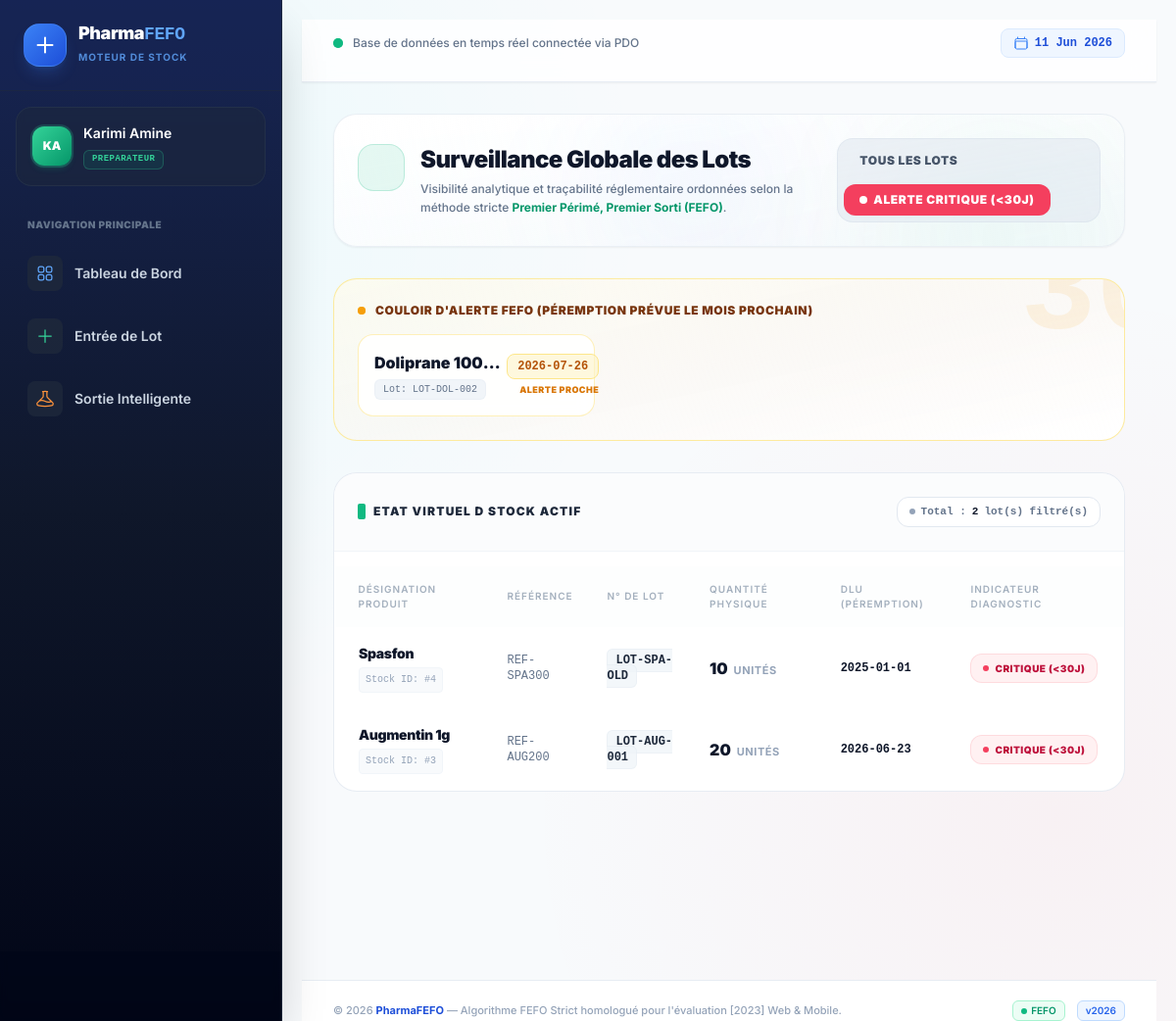
/index.php?action=dashboard&filter=ROUGE (signed in), run on the app's committed database.
### tables this page shows
CREATE TABLE lot_stocks (
    id INT AUTO_INCREMENT PRIMARY KEY,
    produit_id INT NOT NULL,
    numero_lot VARCHAR(100) NOT NULL,
    quantite INT NOT NULL,
    date_peremption DATE NOT NULL,
    statut ENUM('OK', 'WARNING', 'CRITICAL', 'EXPIRED') DEFAULT 'OK',
    CONSTRAINT FK_lot_produit FOREIGN KEY (produit_id) REFERENCES produits(id) ON DELETE CASCADE
);

CREATE TABLE produits (
    id INT AUTO_INCREMENT PRIMARY KEY,
    nom VARCHAR(150) NOT NULL,
    reference VARCHAR(100) UNIQUE NOT NULL,
    prix DECIMAL(10, 2) NOT NULL
);

### src/Controller/DashboardController.php (called while the page is built, shortened)
<?php
require_once __DIR__ . '/../Repository/StockBatchRepository.php';
class DashboardController {
    private StockBatchRepository $repo;
    public function __construct() {
        $this->repo = new StockBatchRepository();
    }
    public function index() {
        $filter = $_GET['filter'] ?? null;
        $rawLots = $this->repo->getDashboardLots($filter);
        $notifications = $this->repo->getNextMonthAlerts();
        $processedLots = [];
        $today = new DateTime();
        foreach ($rawLots as $l) {
            $dlu = new DateTime($l['date_peremption']);
            $diff = $today->diff($dlu);
            $jours = $diff->days * ($diff->invert ? -1 : 1);
            if ($jours < 30) {
                $l['color_classes'] = 'bg-red-50 text-red-900 border-red-200';
                $l['badge_text'] = ' Rouge (< 30 jours)';
            } elseif ($jours < 90) {
                $l['color_classes'] = 'bg-orange-50 text-orange-900 border-orange-200';
                $l['badge_text'] = ' Orange (< 90 jours)';
            } else {
                $l['color_classes'] = 'bg-green-50 text-green-900 border-green-200';
                $l['badge_text'] = ' Vert (> 6 mois)';
            }
            $processedLots[] = $l;
        }
        include __DIR__ . '/../../templates/dashboard/index.php';
        include __DIR__ . '/../../templates/layout/base.php';
    }
}

### config/database.php (called while the page is built)
<?php
class Database {
    private static $instance = null;
    public static function getConnection() {
        if (self::$instance === null) {
            try {
                self::$instance = new PDO(
                    "mysql:host=localhost;dbname=pharmafefo_db;charset=utf8",
                    "root",
                    "",
                    [
                        PDO::ATTR_ERRMODE => PDO::ERRMODE_EXCEPTION,
                        PDO::ATTR_DEFAULT_FETCH_MODE => PDO::FETCH_ASSOC
                    ]
                );
            } catch (PDOException $e) {
                die("Erreur de connexion base de données : " . $e->getMessage());
            }
        }
        return self::$instance;
    }
}

### src/Repository/StockBatchRepository.php (called while the page is built, shortened)
<?php
require_once __DIR__ . '/../../config/database.php';
class StockBatchRepository {
    private PDO $db;
    public function __construct() {
        $this->db = Database::getConnection();
    }
    public function getDashboardLots($filter = null) {
        $sql = "SELECT l.*, p.nom as produit_nom, p.reference
                FROM lot_stocks l
                JOIN produits p ON l.produit_id = p.id
                WHERE l.quantite > 0 AND l.statut != 'EXPIRED'";
        if ($filter === 'ROUGE') {
            $sql .= " AND l.date_peremption < DATE_ADD(CURDATE(), INTERVAL 30 DAY)";
        }
        $sql .= " ORDER BY l.date_peremption ASC";
        return $this->db->query($sql)->fetchAll();
    }
    public function getNextMonthAlerts() {
        $sql="SELECT l.*, p.nom as produit_nom
            FROM lot_stocks l
            JOIN produits p ON l.produit_id = p.id
            WHERE l.date_peremption BETWEEN DATE_ADD(CURDATE(), INTERVAL 1 MONTH) AND DATE_ADD(CURDATE(), INTERVAL 2 MONTH)
            AND l.quantite > 0 AND l.statut != 'EXPIRED'
        ";
        return $this->db->query($sql)->fetchAll();
    }
}

### templates/dashboard/index.php (the view, shortened to what this page needs)
<div class="space-y-8 animate-fade-in">
    <div class="bg-gradient-to-br from-white to-slate-50/50 p-6 rounded-3xl border border-slate-200/70 shadow-sm flex flex-col lg:flex-row justify-between items-start lg:items-center gap-6 relative overflow-hidden">
        <div class="absolute top-0 right-0 w-64 h-64 bg-emerald-500/5 rounded-full blur-3xl pointer-events-none"></div>
        <div class="absolute -bottom-10 left-1/3 w-48 h-48 bg-blue-500/5 rounded-full blur-3xl pointer-events-none"></div>
        <div class="flex items-start gap-4 relative z-10">
            <div class="w-12 h-12 rounded-2xl bg-emerald-500/10 border border-emerald-500/20 flex items-center justify-center text-xl shadow-xs shrink-0 text-emerald-600">
            </div>
            <div>
                <h2 class="text-2xl font-black text-slate-900 tracking-tight flex items-center gap-2">
                    Surveillance Globale des Lots
                </h2>
                <p class="text-xs text-slate-500 mt-1 font-medium max-w-xl leading-relaxed">
                    Visibilité analytique et traçabilité réglementaire ordonnées selon la méthode stricte <span class="text-emerald-600 font-bold">Premier Périmé, Premier Sorti (FEFO)</span>.
                </p>
            </div>
        </div>
        <div class="flex flex-wrap items-center gap-2 p-1.5 bg-slate-200/60 rounded-2xl border border-slate-300/30 w-full lg:w-auto relative z-10">
            <a href="index.php?action=dashboard" class="px-4 py-2 rounded-xl text-xs font-black transition-all uppercase tracking-wider text-center flex-1 lg:flex-none <?= !$filter ? 'bg-white text-slate-900 shadow-xs border border-slate-200/80 font-black' : 'text-slate-600 hover:text-slate-900' ?>">
                Tous les lots
            </a>
            <a href="index.php?action=dashboard&filter=ROUGE" class="px-4 py-2 rounded-xl text-xs font-black transition-all uppercase tracking-wider text-center flex-1 lg:flex-none flex items-center justify-center gap-1.5 <?= $filter === 'ROUGE' ? 'bg-rose-500 text-white shadow-xs' : 'bg-transparent text-rose-600 hover:bg-rose-50' ?>">
                <span class="w-2 h-2 rounded-full bg-rose-600 inline-block animate-pulse <?= $filter === 'ROUGE' ? 'bg-white' : '' ?>"></span> Alerte Critique (<30j)
            </a>
        </div>
    </div>
    <?php if (!empty($notifications)): ?>
        <div class="bg-gradient-to-br from-amber-50/70 via-orange-50/40 to-white border border-amber-200/80 rounded-3xl p-6 shadow-xs relative overflow-hidden">
            <div class="absolute -top-12 -right-12 text-amber-500/10 font-black text-9xl pointer-events-none select-none font-mono">30</div>
            <div class="flex items-center gap-2.5 font-black text-amber-900 text-xs tracking-wider uppercase mb-4">
                <span class="flex h-2 w-2 relative">
                    <span class="relative inline-flex rounded-full h-2 w-2 bg-amber-500"></span>
                </span>
                COULOIR D'ALERTE FEFO (PÉREMPTION PRÉVUE LE MOIS PROCHAIN)
            </div>
            <div class="grid grid-cols-1 md:grid-cols-2 lg:grid-cols-3 gap-4">
                <?php foreach ($notifications as $notif): ?>
                    <div class="bg-white/90 backdrop-blur border border-amber-200/60 hover:border-amber-300 p-4 rounded-2xl flex justify-between items-center shadow-xs group transition-all hover:shadow-sm">
                        <div class="space-y-1 max-w-[65%]">
                            <span class="font-black text-slate-900 block truncate group-hover:text-amber-900 transition-colors"><?= htmlspecialchars($notif['produit_nom']) ?></span>
                            <span class="inline-flex font-mono text-[10px] text-slate-500 bg-slate-100 px-2 py-0.5 rounded-md border border-slate-200/40">Lot: <?= htmlspecialchars($notif['numero_lot']) ?></span>
                        </div>
                        <div class="text-right shrink-0">
                            <span class="font-mono font-black text-amber-700 bg-amber-100/60 px-2.5 py-1 rounded-lg border border-amber-200 block text-xs shadow-2xs"><?= $notif['date_peremption'] ?></span>
                            <span class="text-[9px] text-amber-600 font-black uppercase tracking-wider block mt-1">Alerte Proche</span>
                        </div>
                    </div>
                <?php endforeach; ?>
            </div>
        </div>
    <?php endif; ?>
    <div class="bg-white rounded-3xl border border-slate-200/80 shadow-xs overflow-hidden">
        <div class="p-6 border-b border-slate-100 bg-slate-50/50 flex flex-col sm:flex-row items-start sm:items-center justify-between gap-4">
            <h3 class="text-xs font-black text-slate-800 uppercase tracking-widest flex items-center gap-2">
                <span class="w-2 h-4 bg-emerald-500 rounded-sm shadow-xs shadow-emerald-500/20"></span> Etat Virtuel d Stock Actif
            </h3>
            <span class="text-[11px] font-mono font-bold text-slate-500 bg-white px-3 py-1.5 rounded-xl border border-slate-200 shadow-2xs flex items-center gap-1.5">
                <span class="w-1.5 h-1.5 bg-slate-400 rounded-full"></span> Total : <strong class="text-slate-900 font-black"><?= count($processedLots) ?></strong> lot(s) filtré(s)
            </span>
        </div>
        <div class="overflow-x-auto">
            <table class="w-full text-left border-collapse">
                <thead>
                    <tr class="bg-slate-50/30 border-b border-slate-200/60 text-slate-400 text-[10px] font-black uppercase tracking-widest">
                        <th class="py-4 px-6">Désignation Produit</th>
                        <th class="py-4 px-4">Référence</th>
                        <th class="py-4 px-4">N° de Lot</th>
                        <th class="py-4 px-4">Quantité Physique</th>
                        <th class="py-4 px-4">DLU (Péremption)</th>
                        <th class="py-4 px-4">Indicateur Diagnostic</th>
                    </tr>
                </thead>
                <tbody class="text-sm divide-y divide-slate-100">
                    <?php if (empty($processedLots)): ?>
                        <tr>
                            <td colspan="7" class="py-16 px-6 text-center text-slate-400 font-medium bg-slate-50/10">
                                <div class="w-16 h-16 bg-slate-100 rounded-2xl flex items-center justify-center text-3xl mx-auto mb-3 shadow-2xs border border-slate-200/40">
                                </div>
                                <p class="text-sm font-bold text-slate-800">Aucun lot actif disponible</p>
                                <p class="text-xs text-slate-400 mt-0.5">Aucun lot ne correspond aux critères de tri actuels.</p>
                            </td>
                        </tr>
                    <?php else: ?>
                        <?php foreach ($processedLots as $l): ?>
                            <tr class="hover:bg-slate-50/50 transition-colors group">
                                <td class="py-4 px-6">
                                    <span class="font-black text-slate-900 block group-hover:text-emerald-900 transition-colors tracking-tight"><?= htmlspecialchars($l['produit_nom']) ?></span>
                                    <span class="inline-flex font-mono text-[10px] text-slate-400 bg-slate-50 px-1.5 py-0.5 rounded border border-slate-100 mt-1">Stock ID: #<?= $l['id'] ?></span>
                                </td>
                                <td class="py-4 px-4 font-mono text-xs text-slate-500 group-hover:text-slate-700 transition-colors">
                                    <?= htmlspecialchars($l['reference']) ?>
                                </td>
                                <td class="py-4 px-4 font-mono text-xs text-slate-800 font-bold">
                                    <span class="bg-slate-100/80 px-2 py-1 rounded-md border border-slate-200/40"><?= htmlspecialchars($l['numero_lot']) ?></span>
                                </td>
                                <td class="py-4 px-4 whitespace-nowrap">
                                    <span class="font-black text-slate-900 text-base"><?= $l['quantite'] ?></span>
                                    <span class="text-[11px] text-slate-400 font-bold uppercase tracking-wider ml-0.5">unités</span>
                                </td>
                                <td class="py-4 px-4 font-mono text-xs font-black text-slate-900">
                                    <?= $l['date_peremption'] ?>
                                </td>
                                <td class="py-4 px-4 whitespace-nowrap">
                                    <?php if((isset($l['statut']) && $l['statut'] === 'EXPIRED') || (isset($l['badge_text']) && strpos($l['badge_text'], 'EXPIRED') !== false)): ?>
                                        <span class="inline-flex items-center gap-1.5 px-3 py-1 rounded-xl text-[10px] font-black uppercase tracking-wider bg-rose-50 text-rose-700 border border-rose-200/60 shadow-2xs">
                                            <span class="w-1.5 h-1.5 rounded-full bg-rose-500 animate-pulse"></span> Périmé (Expired)
                                        </span>
                                    <?php elseif(strpos($l['badge_text'], 'Rouge') !== false): ?>
                                        <span class="inline-flex items-center gap-1.5 px-3 py-1 rounded-xl text-[10px] font-black uppercase tracking-wider bg-rose-50 text-rose-700 border border-rose-200/60 shadow-2xs">
                                            <span class="w-1.5 h-1.5 rounded-full bg-rose-500 animate-pulse"></span> Critique (&lt;30j)
                                        </span>
                                    <?php elseif(strpos($l['badge_text'], 'Orange') !== false): ?>
                                        <span class="inline-flex items-center gap-1.5 px-3 py-1 rounded-xl text-[10px] font-black uppercase tracking-wider bg-amber-50 text-amber-700 border border-amber-200/60 shadow-2xs">
                                            <span class="w-1.5 h-1.5 rounded-full bg-amber-500"></span> Vigilance (&lt;90j)
                                        </span>
                                    <?php else: ?>
                                        <span class="inline-flex items-center gap-1.5 px-3 py-1 rounded-xl text-[10px] font-black uppercase tracking-wider bg-emerald-50 text-emerald-700 border border-emerald-200/60 shadow-2xs">
                                            <span class="w-1.5 h-1.5 rounded-full bg-emerald-500"></span> Conforme (&gt;6m)
                                        </span>
                                    <?php endif; ?>
                                </td>
                            </tr>
                        <?php endforeach; ?>
                    <?php endif; ?>
                </tbody>
            </table>
        </div>
    </div>
</div>

### public/css/style.css (style rules this page uses)
:root { --bg-main: #0a0f1d; --glass-bg: rgba(255, 255, 255, 0.03); --glass-border: rgba(255, 255, 255, 0.07); --neon-green: #00f2fe; --neon-orange: #f39c12; --neon-red: #ff4757; --text-main: #f1f2f6; --text-muted: #a4b0be; }
body { background-color: var(--bg-main); color: var(--text-main); font-family: 'Segoe UI', Tahoma, Geneva, Verdana, sans-serif; margin: 0; padding: 20px; background-image: radial-gradient(circle at 10% 20%, rgba(0, 242, 254, 0.05) 0%, transparent 40%), radial-gradient(circle at 90% 80%, rgba(255, 71, 87, 0.05) 0%, transparent 40%); background-attachment: fixed; }
table { width: 100%; border-collapse: separate; border-spacing: 0 8px; margin-top: 15px; }
th { color: var(--text-muted); font-weight: 600; text-align: left; padding: 12px 16px; }
td { background: rgba(255, 255, 255, 0.02); border-top: 1px solid var(--glass-border); border-bottom: 1px solid var(--glass-border); padding: 16px; color: var(--text-main); }
td:first-child { border-left: 1px solid var(--glass-border); border-radius: 12px 0 0 12px; }
td:last-child { border-right: 1px solid var(--glass-border); border-radius: 0 12px 12px 0; }

### data on the page
lot_stocks: produit.nom "Doliprane 100…", numero_lot "LOT-DOL-002", date_peremption "2026-07-26"
lot_stocks: produit.nom "Spasfon", id "4", produit.reference "REF-SPA300", numero_lot "LOT-SPA-OLD", quantite "10", date_peremption "2025-01-01", statut "CRITIQUE (<30J)"
lot_stocks: produit.nom "Augmentin 1g", id "3", produit.reference "REF-AUG200", numero_lot "LOT-AUG-001", quantite "20", date_peremption "2026-06-23", statut "CRITIQUE (<30J)"

### other printed values
mb_substr($_SESSION['user_nom'], 0, 2) "KA"
$_SESSION['user_nom'] "Karimi Amine"
$_SESSION['user_role'] "PREPARATEUR"
count($processedLots) "2"
